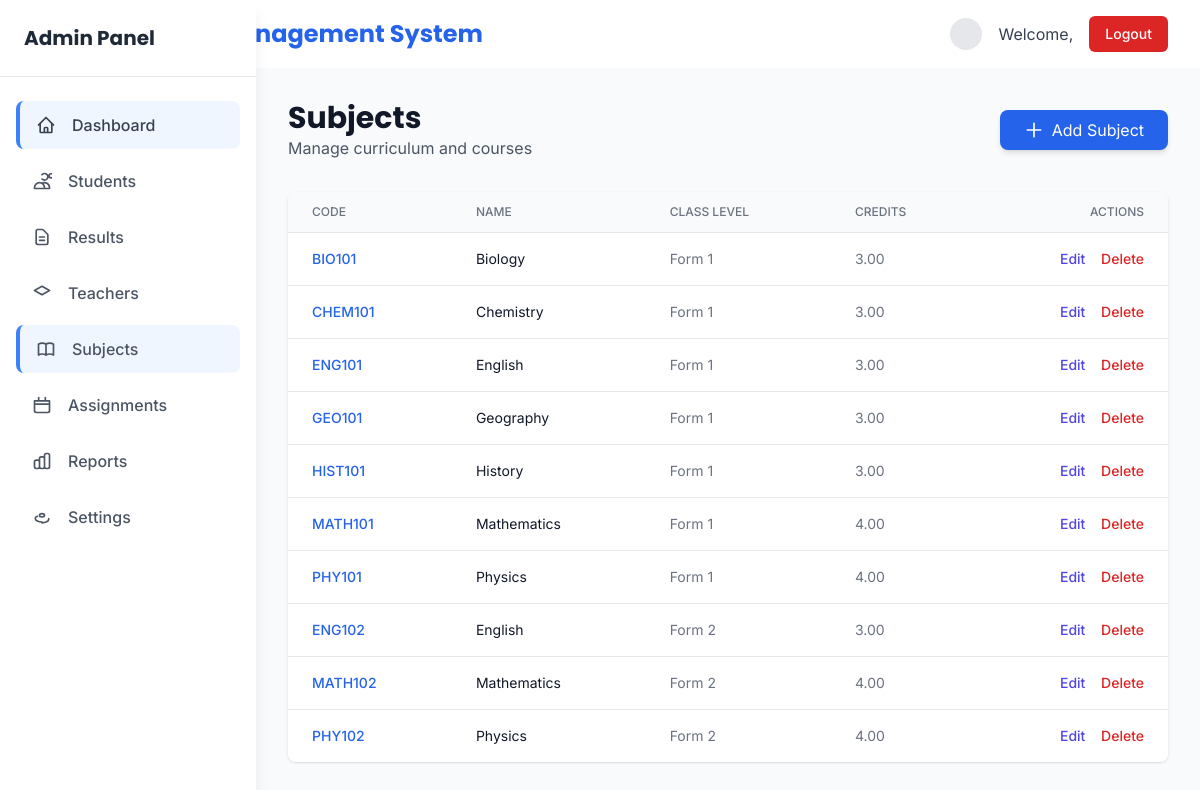
/admin/subjects.php (signed in), run on the app's committed database.
### tables this page shows
CREATE TABLE IF NOT EXISTS settings (
    `key` VARCHAR(100) PRIMARY KEY,
    `value` TEXT NULL,
    created_at TIMESTAMP DEFAULT CURRENT_TIMESTAMP
);

CREATE TABLE subjects (
    id INT PRIMARY KEY AUTO_INCREMENT,
    subject_code VARCHAR(20) UNIQUE NOT NULL,
    subject_name VARCHAR(100) NOT NULL,
    credits DECIMAL(3, 2) DEFAULT 1.0,
     
    class_level VARCHAR(20) NOT NULL COMMENT 'e.g. Grade 9, Grade 10, Form 1',
    created_at TIMESTAMP DEFAULT CURRENT_TIMESTAMP,
    INDEX idx_subject_code (subject_code)
);

### includes/settings.php (called while the page is built, shortened)
<?php
function getDBSettings() {
    static $settings = null;
    if ($settings !== null) return $settings;
    $settings = [];
    try {
        $db = getDBConnection();
        $stmt = $db->prepare('SELECT `key`, `value` FROM settings');
        if ($stmt) {
            $stmt->execute();
            $result = $stmt->get_result();
            while ($row = $result->fetch_assoc()) {
                $settings[$row['key']] = $row['value'];
            }
        }
    } catch (Exception $e) {
    }
    return $settings;
}
function getSetting($key, $default = null) {
    $settings = getDBSettings();
    if (isset($settings[$key])) return $settings[$key];
    return $default;
}

### admin/subjects.php (the view, shortened to what this page needs)
<?php
$conn = getDBConnection();
$result = $conn->query("SELECT * FROM subjects ORDER BY class_level, subject_code");
include __DIR__ . '/../includes/header.php';
?>
<?php include '../includes/admin_sidebar.php'; ?>
<div class="lg:ml-64 flex-1 p-8 bg-gray-50 min-h-screen">
    <div class="flex justify-between items-center mb-8">
        <div>
            <h1 class="text-3xl font-bold text-gray-900">Subjects</h1>
            <p class="text-gray-600">Manage curriculum and courses</p>
        </div>
        <button onclick="openModal('create')"
                class="bg-blue-600 hover:bg-blue-700 text-white px-6 py-2 rounded-lg flex items-center shadow-md transition duration-200">
            <svg class="w-5 h-5 mr-2" fill="none" stroke="currentColor" viewBox="0 0 24 24">
                <path stroke-linecap="round" stroke-linejoin="round" stroke-width="2" d="M12 4v16m8-8H4"/>
            </svg>
            Add Subject
        </button>
    </div>
    <div class="bg-white rounded-lg shadow overflow-hidden">
        <div class="overflow-x-auto">
            <table class="min-w-full divide-y divide-gray-200">
                <thead class="bg-gray-50">
                    <tr>
                        <th class="px-6 py-3 text-left text-xs font-medium text-gray-500 uppercase">Code</th>
                        <th class="px-6 py-3 text-left text-xs font-medium text-gray-500 uppercase">Name</th>
                        <th class="px-6 py-3 text-left text-xs font-medium text-gray-500 uppercase">Class Level</th>
                        <th class="px-6 py-3 text-left text-xs font-medium text-gray-500 uppercase">Credits</th>
                        <th class="px-6 py-3 text-right text-xs font-medium text-gray-500 uppercase">Actions</th>
                    </tr>
                </thead>
                <tbody class="bg-white divide-y divide-gray-200">
                    <?php while ($row = $result->fetch_assoc()): ?>
                        <tr class="hover:bg-gray-50">
                            <td class="px-6 py-4 whitespace-nowrap text-sm font-medium text-blue-600"><?php echo htmlspecialchars($row['subject_code']); ?></td>
                            <td class="px-6 py-4 whitespace-nowrap text-sm text-gray-900"><?php echo htmlspecialchars($row['subject_name']); ?></td>
                            <td class="px-6 py-4 whitespace-nowrap text-sm text-gray-500"><?php echo htmlspecialchars($row['class_level']); ?></td>
                            <td class="px-6 py-4 whitespace-nowrap text-sm text-gray-500"><?php echo $row['credits']; ?></td>
                            <td class="px-6 py-4 whitespace-nowrap text-right text-sm font-medium">
                                <button onclick='openModal("update", <?php echo json_encode($row); ?>)' class="text-indigo-600 hover:text-indigo-900 mr-3">Edit</button>
                                <form method="post" class="inline-block" onsubmit="return confirm('Delete this subject?');">
                                    <button type="submit" class="text-red-600 hover:text-red-900">Delete</button>
                                </form>
                            </td>
                        </tr>
                    <?php endwhile; ?>
                </tbody>
            </table>
        </div>
    </div>
</div>
<?php include __DIR__ . '/../includes/footer.php'; ?>

### includes/header.php (shortened to what this page needs)
<?php
if (!isset($hide_header)) {
?>
<!DOCTYPE html>
<html lang="en">
<head>
    <?php
    require_once __DIR__ . '/settings.php';
    $siteName = getSetting('site_name', defined('SITE_NAME') ? SITE_NAME : 'SRMIS');
    ?>
    <script src="https://cdn.tailwindcss.com"></script>
    <link href="../assets/css/styles.css" rel="stylesheet">
</head>
<body class="bg-gray-50">
    <?php if (!isset($hide_navigation)): ?>
    <header class="bg-white shadow-sm">
        <div class="max-w-7xl mx-auto px-4 sm:px-6 lg:px-8">
            <div class="flex justify-between items-center py-4">
                <div class="flex items-center">
                    <h1 class="text-2xl font-bold text-blue-600"><?php echo htmlspecialchars($siteName); ?></h1>
                </div>
                <div class="flex items-center space-x-4">
                    <?php
                        if (isset($_SESSION['name'])) {
                            $displayName = $_SESSION['name'];
                        } elseif (isset($_SESSION['username'])) {
                            $displayName = $_SESSION['username'];
                        } else {
                            $displayName = 'Guest';
                        }
                        $avatarUrl = null;
                    ?>
                    <?php if ($avatarUrl): ?>
                        <img src="<?php echo $avatarUrl; ?>" alt="avatar" class="w-8 h-8 rounded-full object-cover" />
                    <?php else: ?>
                        <div class="w-8 h-8 rounded-full bg-gray-200 flex items-center justify-center text-sm text-gray-700">
                        </div>
                    <?php endif; ?>
                    <span class="text-gray-700">Welcome, <?php echo htmlspecialchars($displayName, ENT_QUOTES, 'UTF-8'); ?></span>
                    <a href="../logout.php" class="bg-red-600 hover:bg-red-700 text-white px-4 py-2 rounded-md text-sm font-medium transition duration-200">Logout</a>
                </div>
            </div>
        </div>
    </header>
    <?php endif; ?>
<?php } ?>

### assets/css/styles.css (style rules this page uses)
.text-xs { font-size: 0.75rem; }
.text-sm { font-size: 0.875rem; }
.text-2xl { font-size: 1.5rem; }
.text-3xl { font-size: 1.875rem; }
.font-medium { font-weight: 500; }
.font-bold { font-weight: 700; }
.text-gray-500 { color: #6b7280; }
.text-gray-600 { color: #4b5563; }
.text-gray-700 { color: #374151; }
.text-gray-900 { color: #111827; }
.text-blue-600 { color: #2563eb; }
.text-red-600 { color: #dc2626; }
.bg-gray-50 { background-color: #f9fafb; }
.flex { display: flex; }
.items-center { align-items: center; }
.justify-center { justify-content: center; }
.justify-between { justify-content: space-between; }
.rounded-md { border-radius: 0.375rem; }
.rounded-lg { border-radius: 0.5rem; }
.shadow-sm { box-shadow: 0 1px 2px 0 rgba(0, 0, 0, 0.05); }
.shadow-md { box-shadow: 0 4px 6px -1px rgba(0, 0, 0, 0.1), 0 2px 4px -1px rgba(0, 0, 0, 0.06); }
.overflow-hidden { overflow: hidden; }
.overflow-x-auto { overflow-x: auto; }
.whitespace-nowrap { white-space: nowrap; }
.inline-block { display: inline-block; }

### includes/header.php (style rules this page uses)
body { font-family: 'Inter', sans-serif; }
h1, h2, h3, h4, h5, h6 { font-family: 'Poppins', sans-serif; }

### data on the page
settings: key "Student Result Management System"
subjects: subject_code "BIO101", subject_name "Biology", class_level "Form 1", credits "3.00"
subjects: subject_code "CHEM101", subject_name "Chemistry", class_level "Form 1", credits "3.00"
subjects: subject_code "ENG101", subject_name "English", class_level "Form 1", credits "3.00"
subjects: subject_code "GEO101", subject_name "Geography", class_level "Form 1", credits "3.00"
subjects: subject_code "HIST101", subject_name "History", class_level "Form 1", credits "3.00"
subjects: subject_code "MATH101", subject_name "Mathematics", class_level "Form 1", credits "4.00"
subjects: subject_code "PHY101", subject_name "Physics", class_level "Form 1", credits "4.00"
subjects: subject_code "ENG102", subject_name "English", class_level "Form 2", credits "3.00"
subjects: subject_code "MATH102", subject_name "Mathematics", class_level "Form 2", credits "4.00"
subjects: subject_code "PHY102", subject_name "Physics", class_level "Form 2", credits "4.00"
